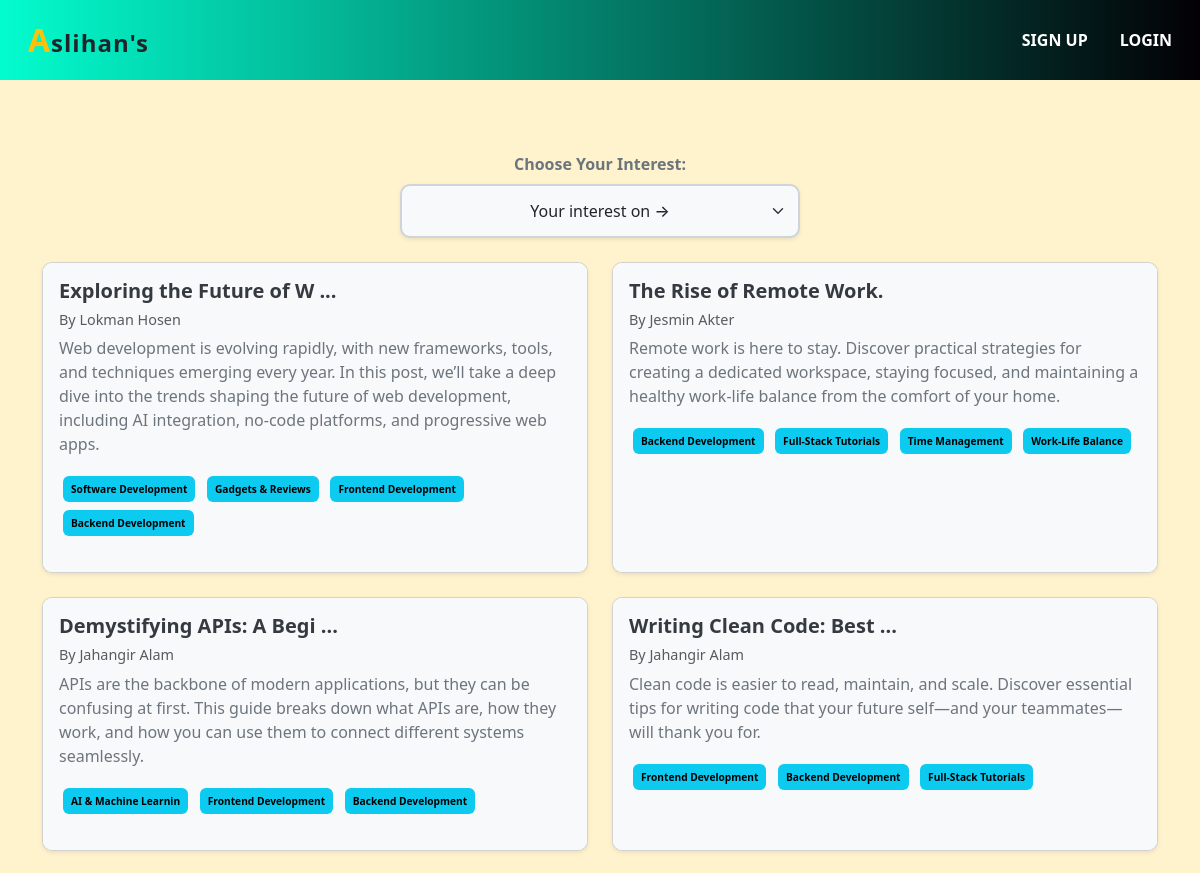
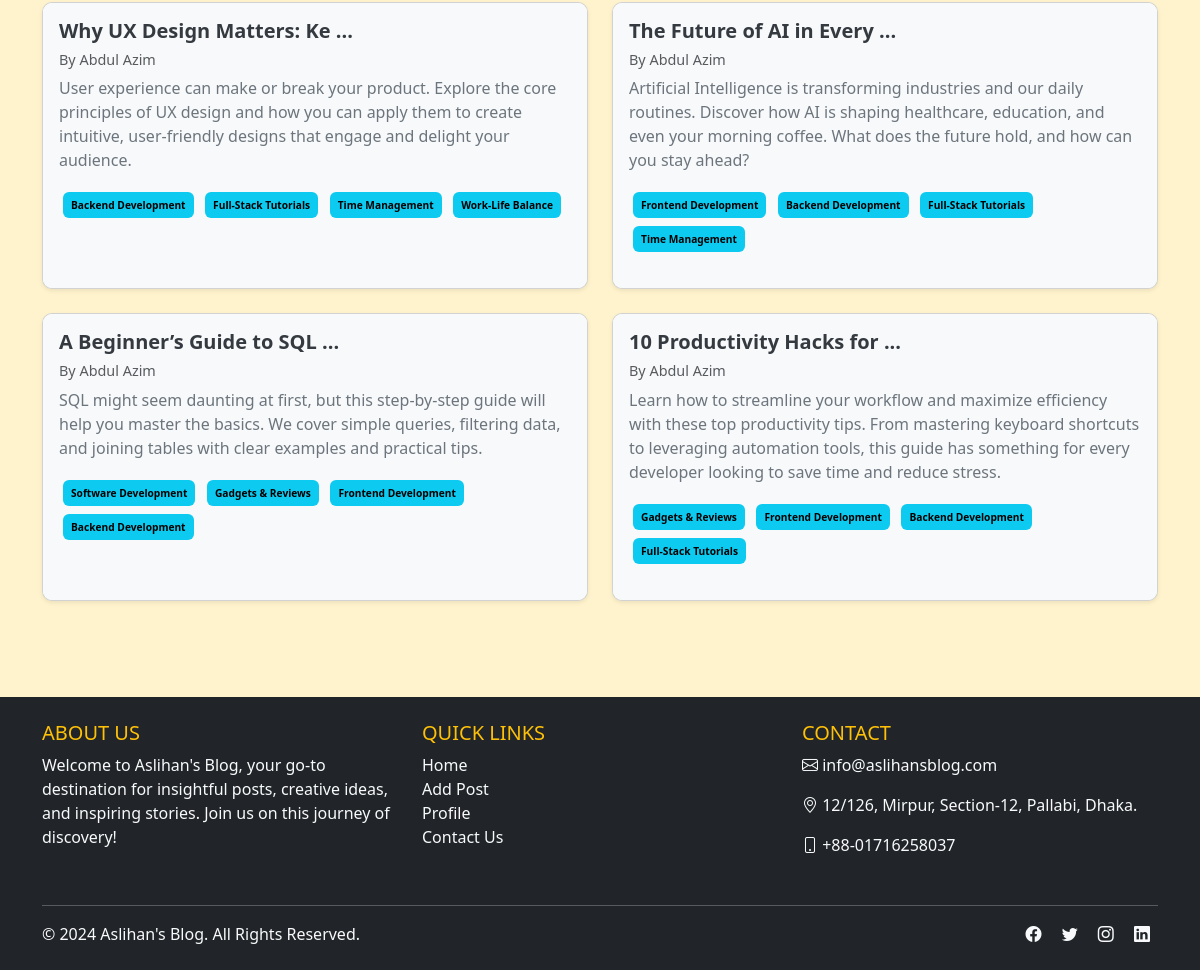
The app's page /category/backend-development/ with its own data (2 pictures, top to bottom).
### posts/models.py (models this page shows, shortened)
class Post(models.Model):
    title = models.CharField(max_length=50)
    content = models.TextField()
    category = models.ManyToManyField(Category)
    author = models.ForeignKey(User, on_delete=models.CASCADE)

### categories/models.py (models this page shows, shortened)
class Category(models.Model):
    name = models.CharField(max_length=20)
    slug = models.CharField(max_length=100, unique=True, null=True, blank = True)

### django_simple_blog_project/views.py (the view)
# urls.py: 2. Add a URL to urlpatterns:  path('', views.home, name='home')
def home(request, category_slug=None):
    author = Author.objects.all()
    data = Post.objects.all()
    if category_slug is not  None:
        data = Post.objects.filter(category__slug=category_slug)
    categories = Category.objects.all()
    return render(request, 'index.html', {'data': data, 'category': categories})

### templates/index.html (shortened to what this page needs)
{% extends "base.html" %} {% block content %}
<div class="container my-4">
  <div class="dropdown-container text-center mb-4">
    <label for="categorySelect" class="form-label fw-bold text-secondary">Choose Your Interest:</label>
    <select
      id="categorySelect"
      class="form-select shadow-sm"
      aria-label="Default select example"
      onchange="location = this.value"
      style="
        max-width: 400px;
        margin: auto;
        padding: 0.8rem;
        font-size: 1rem;
        font-weight: 500;
        border-radius: 10px;
        border: 2px solid #ced4da;
        background-color: #f8f9fa;
        transition: all 0.3s ease;
      "
    >
      <option class="text-center" value="" selected>Your interest on →</option>
    </select>
  </div>
  <div class="row">
    {% for post in data %}
    <div class="col-md-6 mb-4">
      <div
        class="card shadow-sm h-100"
        style="border-radius: 10px; overflow: hidden"
      >
        <div class="card-body" style="background-color: #f8f9fa">
          <h5 class="card-title" style="font-weight: bold; color: #343a40">
            {{ post.title|slice:":25" }} {% if post.title|length > 25 %} ...
            {% endif %}
          </h5>
          <h6 class="text-muted" style="font-size: 0.9em">
            By {{ post.author.first_name}} {{post.author.last_name}}
          </h6>
          <p class="card-text" style="color: #6c757d">
            {{ post.content|slice:":300" }}
          </p>
          <div style="font-size: 0.85em; margin-bottom: 1rem">
            {% for cat in post.category.all %}
            <span
              class="badge text-bg-info p-2 m-1"
              style="background-color: #6c757d"
              >{{ cat.name }}</span
            >
            {% endfor %}
          </div>
        </div>
      </div>
    </div>
    {% endfor %}
  </div>
</div>
{% endblock %}

### templates/base.html (style rules this page uses)
html, body { height: 100%; margin: 0; }
body { display: flex; flex-direction: column; }

### records on screen
Post: title "Exploring the Future of W", author.first_name "Lokman", author.last_name "Hosen", content "Web development is evolving rapidly, with new frameworks, tools, and techniques emerging every year. In this post, we’ll take a deep dive into the trends shaping the future of web development, including AI integration, no-code platforms, and progressive web apps."
Category: name "Software Development"
Category: name "Gadgets & Reviews"
Category: name "Frontend Development"
Category: name "Backend Development"
Post: title "The Rise of Remote Work.", author.first_name "Jesmin", author.last_name "Akter", content "Remote work is here to stay. Discover practical strategies for creating a dedicated workspace, staying focused, and maintaining a healthy work-life balance from the comfort of your home."
Category: name "Full-Stack Tutorials"
Category: name "Time Management"
Category: name "Work-Life Balance"
Post: title "Demystifying APIs: A Begi", author.first_name "Jahangir", author.last_name "Alam", content "APIs are the backbone of modern applications, but they can be confusing at first. This guide breaks down what APIs are, how they work, and how you can use them to connect different systems seamlessly."
Category: name "AI & Machine Learnin"
Post: title "Writing Clean Code: Best", author.first_name "Jahangir", author.last_name "Alam", content "Clean code is easier to read, maintain, and scale. Discover essential tips for writing code that your future self—and your teammates—will thank you for."
Post: title "Why UX Design Matters: Ke", author.first_name "Abdul", author.last_name "Azim", content "User experience can make or break your product. Explore the core principles of UX design and how you can apply them to create intuitive, user-friendly designs that engage and delight your audience."
Post: title "The Future of AI in Every", author.first_name "Abdul", author.last_name "Azim", content "Artificial Intelligence is transforming industries and our daily routines. Discover how AI is shaping healthcare, education, and even your morning coffee. What does the future hold, and how can you stay ahead?"
Post: title "A Beginner’s Guide to SQL", author.first_name "Abdul", author.last_name "Azim", content "SQL might seem daunting at first, but this step-by-step guide will help you master the basics. We cover simple queries, filtering data, and joining tables with clear examples and practical tips."
Post: title "10 Productivity Hacks for", author.first_name "Abdul", author.last_name "Azim", content "Learn how to streamline your workflow and maximize efficiency with these top productivity tips. From mastering keyboard shortcuts to leveraging automation tools, this guide has something for every developer looking to save time and reduce stress."
